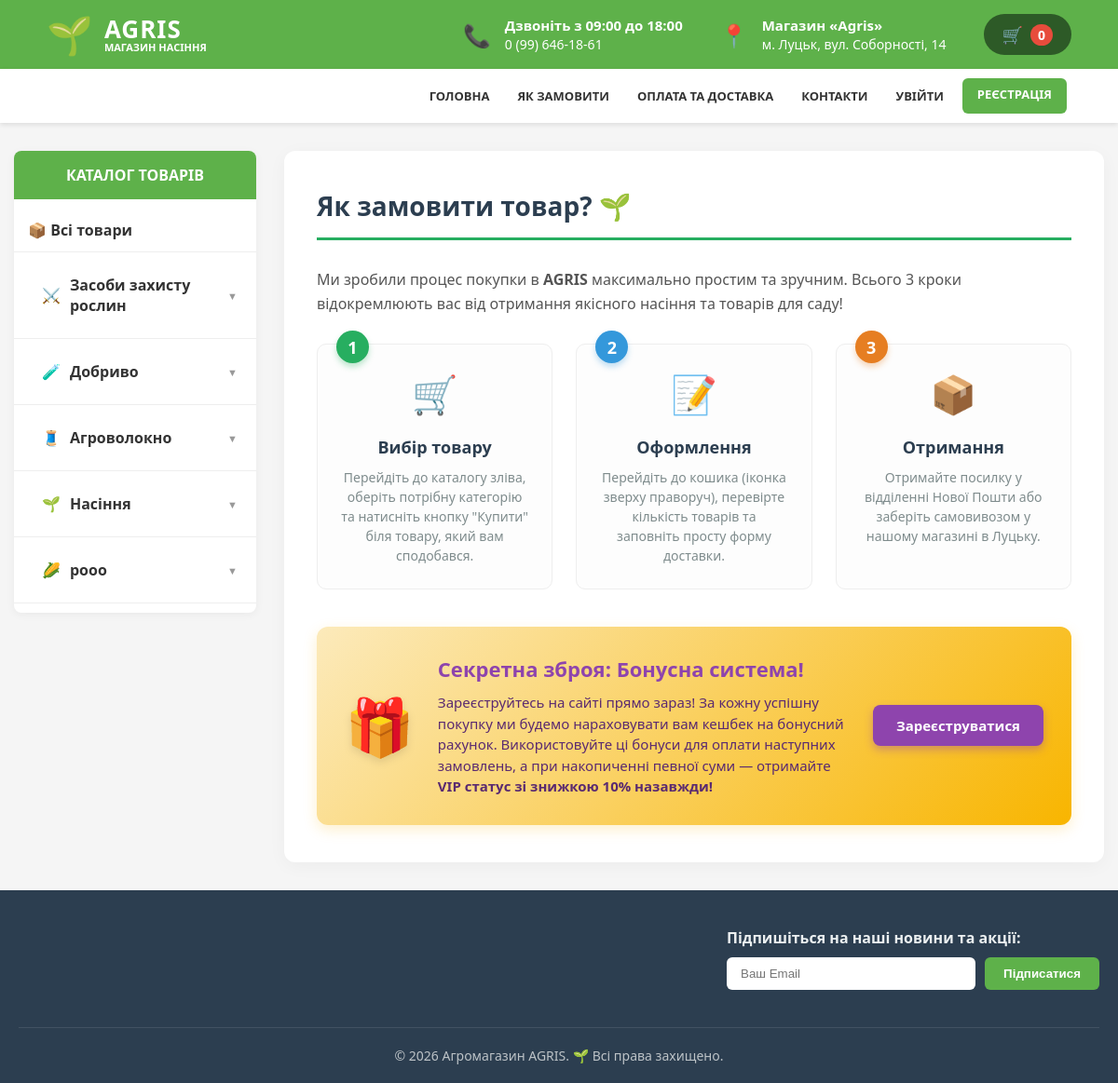
The page /page-1/ on the database its author committed.
### shop/models.py (models this page shows, shortened)
class Category(models.Model):
    EMOJI_CHOICES = [
        ('Рослини та Квіти', (
            ('🌾', '🌾 Колос'), ('🌽', '🌽 Кукурудза'), ('🌻', '🌻 Соняшник'), ('🌱', '🌱 Проросток'),
            ('🌿', '🌿 Трава'), ('🥜', '🥜 Арахіс'), ('🎋', '🎋 Бамбук'), ('🎍', '🎍 Декор'),
            ('🍀', '🍀 Конюшина'), ('☘️', '☘️ Трилисник'), ('🍂', '🍂 Листя'), ('🍁', '🍁 Клен'),
            ('🌵', '🌵 Кактус'), ('🌴', '🌴 Пальма'), ('🌳', '🌳 Дерево'), ('🌲', '🌲 Ялина'),
            ('🪵', '🪵 Дрова'), ('🍄', '🍄 Гриб'), ('🍃', '🍃 Зелень'), ('🪴', '🪴 Вазон'),
            ('🏵️', '🏵️ Квітка'), ('🌹', '🌹 Роза'), ('🌸', '🌸 Сакура'), ('💐', '💐 Букет'),
            ('🌼', '🌼 Ромашка'), ('🌷', '🌷 Тюльпан'), ('🥀', '🥀 Троянда'), ('🌺', '🌺 Гібіскус'),
            ('💮', '💮 Вишня'), ('🎈', '🎈 Декор'), ('✨', '✨ Елітне'),
        )),
        ('Овочі, Фрукти, Ягоди', (
            ('🍏', '🍏 Яблуко зелене'), ('🍎', '🍎 Яблуко червоне'), ('🍐', '🍐 Груша'), ('🍊', '🍊 Мандарин'),
            ('🍋', '🍋 Лимон'), ('🍌', '🍌 Банан'), ('🍉', '🍉 Кавун'), ('🍇', '🍇 Виноград'),
            ('🍓', '🍓 Полуниця'), ('🫐', '🫐 Лохина'), ('🍈', '🍈 Диня'), ('🍒', '🍒 Вишня'),
            ('🍑', '🍑 Персик'), ('🥭', '🥭 Манго'), ('🍍', '🍍 Ананас'), ('🥥', '🥥 Кокос'),
            ('🥝', '🥝 Ківі'), ('🍅', '🍅 Томат'), ('🥒', '🥒 Огірок'), ('🍆', '🍆 Баклажан'),
            ('🫑', '🫑 Перець'), ('🌶️', '🌶️ Чилі'), ('🎃', '🎃 Гарбуз'), ('🥕', '🥕 Морква'),
            ('🥔', '🥔 Картопля'), ('🧅', '🧅 Цибуля'), ('🧄', '🧄 Часник'), ('🍠', '🍠 Батат'),
            ('🥦', '🥦 Брокколі'), ('🥬', '🥬 Салат'), ('🥗', '🥗 Зелень'), ('🫛', '🫛 Горох'),
            ('🫘', '🫘 Квасоля'), ('🌽', '🌽 Зерно'),
        )),
    ]
    name = models.CharField(max_length=24, verbose_name="Назва категорії")
    icon = models.CharField(max_length=10, choices=EMOJI_CHOICES, verbose_name="Іконка (зі списку)", blank=True,
                            null=True)
    custom_icon = models.CharField(max_length=10, verbose_name="АБО свій емоджі", blank=True, null=True)
    parent = models.ForeignKey('self', on_delete=models.CASCADE, null=True, blank=True, related_name='subcategories',
                               verbose_name="Батьківська категорія")
    @property
    def final_icon(self):
        return self.custom_icon or self.icon or "🔹"
    class Meta:
        verbose_name = "Категорія"
        verbose_name_plural = "Категорії"

### shop/views.py (the view)
# urls.py: path('page-1/', views.page_tree, name='page_1'),
def page_tree(request):
    return render(request, 'shop/page1.html', base_context())

### shop/templates/shop/page1.html
{% extends 'shop/base.html' %}
{% block content %}
<div style="background: white; padding: 40px 35px; border-radius: 12px; box-shadow: 0 4px 20px rgba(0,0,0,0.04);">
    <h1 style="color: #2c3e50; margin-top: 0; margin-bottom: 30px; font-size: 28px; border-bottom: 3px solid #27ae60; padding-bottom: 15px; font-weight: 800;">
        Як замовити товар? 🌱
    </h1>
    <p style="font-size: 16px; color: #555; margin-bottom: 30px; line-height: 1.6;">
        Ми зробили процес покупки в <strong>AGRIS</strong> максимально простим та зручним. Всього 3 кроки відокремлюють вас від отримання якісного насіння та товарів для саду!
    </p>
    <div style="display: grid; grid-template-columns: repeat(auto-fit, minmax(250px, 1fr)); gap: 25px; margin-bottom: 40px;">
        <a href="{% url 'main' %}" style="display: block; text-decoration: none; color: inherit; cursor: pointer; background: #fdfdfd; border: 1px solid #eee; padding: 25px; border-radius: 10px; position: relative; transition: 0.3s;" onmouseover="this.style.transform='translateY(-5px)'; this.style.boxShadow='0 10px 20px rgba(0,0,0,0.05)'" onmouseout="this.style.transform='translateY(0)'; this.style.boxShadow='none'">
            <div style="position: absolute; top: -15px; left: 20px; background: #27ae60; color: white; width: 35px; height: 35px; display: flex; align-items: center; justify-content: center; border-radius: 50%; font-weight: bold; font-size: 18px; box-shadow: 0 4px 6px rgba(39, 174, 96, 0.3);">1</div>
            <div style="font-size: 40px; text-align: center; margin-bottom: 15px;">🛒</div>
            <h3 style="color: #2c3e50; text-align: center; margin-bottom: 10px; font-size: 18px;">Вибір товару</h3>
            <p style="color: #7f8c8d; font-size: 14px; text-align: center; line-height: 1.5; margin: 0;">
                Перейдіть до каталогу зліва, оберіть потрібну категорію та натисніть кнопку "Купити" біля товару, який вам сподобався.
            </p>
        </a>
        <a href="{% url 'cart_detail' %}" style="display: block; text-decoration: none; color: inherit; cursor: pointer; background: #fdfdfd; border: 1px solid #eee; padding: 25px; border-radius: 10px; position: relative; transition: 0.3s;" onmouseover="this.style.transform='translateY(-5px)'; this.style.boxShadow='0 10px 20px rgba(0,0,0,0.05)'" onmouseout="this.style.transform='translateY(0)'; this.style.boxShadow='none'">
            <div style="position: absolute; top: -15px; left: 20px; background: #3498db; color: white; width: 35px; height: 35px; display: flex; align-items: center; justify-content: center; border-radius: 50%; font-weight: bold; font-size: 18px; box-shadow: 0 4px 6px rgba(52, 152, 219, 0.3);">2</div>
            <div style="font-size: 40px; text-align: center; margin-bottom: 15px;">📝</div>
            <h3 style="color: #2c3e50; text-align: center; margin-bottom: 10px; font-size: 18px;">Оформлення</h3>
            <p style="color: #7f8c8d; font-size: 14px; text-align: center; line-height: 1.5; margin: 0;">
                Перейдіть до кошика (іконка зверху праворуч), перевірте кількість товарів та заповніть просту форму доставки.
            </p>
        </a>
        <a href="{% url 'page_two' %}" style="display: block; text-decoration: none; color: inherit; cursor: pointer; background: #fdfdfd; border: 1px solid #eee; padding: 25px; border-radius: 10px; position: relative; transition: 0.3s;" onmouseover="this.style.transform='translateY(-5px)'; this.style.boxShadow='0 10px 20px rgba(0,0,0,0.05)'" onmouseout="this.style.transform='translateY(0)'; this.style.boxShadow='none'">
            <div style="position: absolute; top: -15px; left: 20px; background: #e67e22; color: white; width: 35px; height: 35px; display: flex; align-items: center; justify-content: center; border-radius: 50%; font-weight: bold; font-size: 18px; box-shadow: 0 4px 6px rgba(230, 126, 34, 0.3);">3</div>
            <div style="font-size: 40px; text-align: center; margin-bottom: 15px;">📦</div>
            <h3 style="color: #2c3e50; text-align: center; margin-bottom: 10px; font-size: 18px;">Отримання</h3>
            <p style="color: #7f8c8d; font-size: 14px; text-align: center; line-height: 1.5; margin: 0;">
                Отримайте посилку у відділенні Нової Пошти або заберіть самовивозом у нашому магазині в Луцьку.
            </p>
        </a>
    </div>
    <div style="background: linear-gradient(135deg, #fceabb, #f8b500); padding: 30px; border-radius: 12px; box-shadow: 0 5px 15px rgba(248, 181, 0, 0.2); display: flex; align-items: center; gap: 25px; flex-wrap: wrap;">
        <div style="font-size: 60px; filter: drop-shadow(0 4px 4px rgba(0,0,0,0.1));">🎁</div>
        <div style="flex: 1;">
            <h2 style="margin: 0 0 10px 0; color: #8e44ad; font-size: 22px; font-weight: 900;">Секретна зброя: Бонусна система!</h2>
            <p style="margin: 0; color: #5a2a70; font-size: 15px; line-height: 1.5;">
                Зареєструйтесь на сайті прямо зараз! За кожну успішну покупку ми будемо нараховувати вам кешбек на бонусний рахунок. Використовуйте ці бонуси для оплати наступних замовлень, а при накопиченні певної суми — отримайте <b>VIP статус зі знижкою 10% назавжди!</b>
            </p>
        </div>
        {% if not user.is_authenticated %}
        <div>
            <a href="{% url 'signup' %}" style="display: inline-block; background: #8e44ad; color: white; padding: 12px 25px; border-radius: 8px; text-decoration: none; font-weight: bold; font-size: 15px; box-shadow: 0 4px 10px rgba(142, 68, 173, 0.4); transition: 0.2s;" onmouseover="this.style.background='#732d91'" onmouseout="this.style.background='#8e44ad'">Зареєструватися</a>
        </div>
        {% endif %}
    </div>
</div>
{% endblock %}

### shop/templates/shop/base.html (shortened to what this page needs)
{% load static %}
<!DOCTYPE html>
<html lang="uk">
<head>
    <link rel="stylesheet" href="{% static 'shop/css/style.css' %}?v=160">
</head>
{% with url_name=request.resolver_match.url_name %}
{% with auth_list="login,signup,password_reset,password_reset_done,password_reset_confirm,password_reset_complete" %}
<body class="{% if url_name in auth_list %}auth-page-bg{% endif %}">
    {% if url_name not in auth_list %}
        <header class="header-top">
            <a href="{% url 'main' %}" class="header-logo-link">
                <span class="logo-emoji">🌱</span>
                <div class="logo-text-block">
                    <span class="logo-title">AGRIS</span>
                    <span class="logo-subtitle">Магазин насіння</span>
                </div>
            </a>
            <div class="header-contacts-wrapper">
                <div class="header-info-block">
                    <span class="info-icon">📞</span>
                    <div class="info-text">
                        <strong>Дзвоніть з 09:00 до 18:00</strong>
                        0 (99) 646-18-61
                    </div>
                </div>
                <div class="header-info-block">
                    <span class="info-icon">📍</span>
                    <div class="info-text">
                        <strong>Магазин «Agris»</strong>
                        м. Луцьк, вул. Соборності, 14
                    </div>
                </div>
                <a href="{% url 'cart_detail' %}" class="cart-icon-link">
                    🛒 <span class="cart-count">{{ request.session.cart|length|default:"0" }}</span>
                </a>
            </div>
        </header>
        <div class="header-bottom">
            <nav class="main-nav">
                <a href="{% url 'main' %}">ГОЛОВНА</a>
                <a href="{% url 'page_1' %}">ЯК ЗАМОВИТИ</a>
                <a href="{% url 'page_two' %}">ОПЛАТА ТА ДОСТАВКА</a>
                <a href="{% url 'contacts' %}">КОНТАКТИ</a>
                {% if user.is_authenticated %}
                    <a href="{% url 'cabinet' %}">
                        <span style="margin-right: 5px;">👤</span> МІЙ КАБІНЕТ
                    </a>
                {% else %}
                    <a href="{% url 'login' %}">УВІЙТИ</a>
                    <a href="{% url 'signup' %}" class="nav-signup-link">РЕЄСТРАЦІЯ</a>
                {% endif %}
            </nav>
        </div>
    {% endif %}
    <div class="{% if url_name in auth_list %}auth-clean-layout{% else %}container{% endif %}">
        {% if url_name not in auth_list and url_name in 'main,category_filter,page_1,page_two,contacts' %}
            <aside class="sidebar">
                <div class="sidebar-header">КАТАЛОГ ТОВАРІВ</div>
                <div style="padding: 10px 0;">
                    <a href="{% url 'main' %}" class="sidebar-item single-item">📦 Всі товари</a>
                    {% for cat in categories %}
                        {% if not cat.parent %}
                            {% if cat.subcategories.all %}
                                <details class="sidebar-item-wrapper" {% if cat.id|stringformat:"i" in request.path %}open{% endif %}>
                                    <summary class="sidebar-item-summary">
                                        <div class="summary-content">
                                            <span>{{ cat.final_icon }}</span>
                                            <a href="{% url 'category_filter' cat.id %}" class="category-link">{{ cat.name }}</a>
                                        </div>
                                        <span class="arrow">▼</span>
                                    </summary>
                                </details>
                            {% else %}
                                <a href="{% url 'category_filter' cat.id %}" class="sidebar-item single-item">
                                    <span style="margin-right: 10px;">{{ cat.final_icon }}</span> {{ cat.name }}
                                </a>
                            {% endif %}
                        {% endif %}
                    {% endfor %}
                </div>
            </aside>
        {% endif %}
        <main class="{% if url_name in auth_list %}auth-card{% else %}main-content{% endif %}">
            {% block content %}{% endblock %}
        </main>
    </div>
    {% if url_name not in auth_list %}
        <footer class="site-footer">
            <div class="footer-inner">
                <div class="footer-top">
                    <div class="newsletter-block">
                        <h3 class="newsletter-title">Підпишіться на наші новини та акції:</h3>
                        <form action="{% url 'subscribe_newsletter' %}" method="post" class="newsletter-form">
                            <input type="email" name="email" class="newsletter-input" placeholder="Ваш Email" required>
                            <button type="submit" class="newsletter-btn">Підписатися</button>
                        </form>
                    </div>
                </div>
                <div class="footer-bottom">
                    <p class="footer-copy">© 2026 Агромагазин AGRIS. 🌱 Всі права захищено.</p>
                </div>
            </div>
        </footer>
    {% endif %}
{% endwith %}
{% endwith %}
</body>
</html>

### rows shown on the page
Category: final_icon "⚔️", name "Засоби захисту рослин"
Category: final_icon "🧪", name "Добриво"
Category: final_icon "🧵", name "Агроволокно"
Category: final_icon "🌱", name "Насіння"
Category: final_icon "🌽", name "рооо"

### other values the page prints
{{ request.session.cart|length|default:"0" }} "0"
